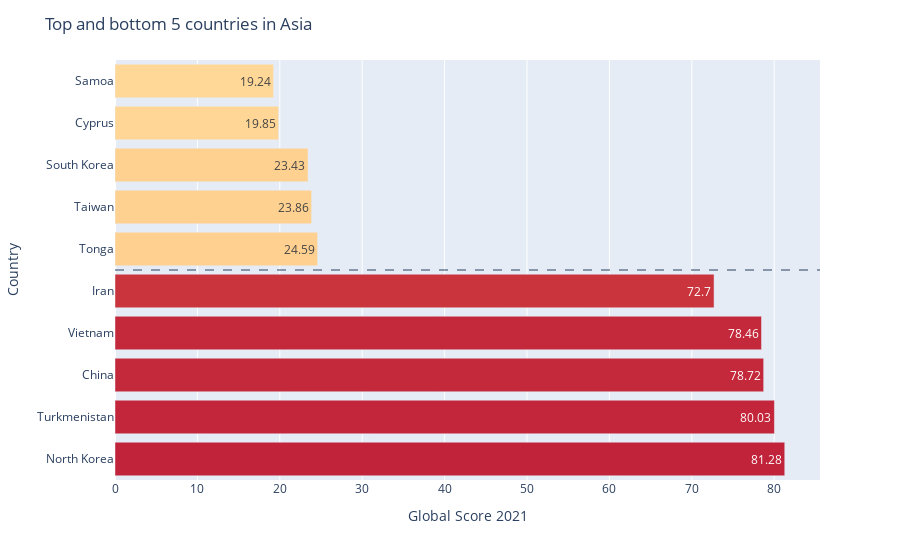

Here is the notebook cell this chart was saved with:
### Code cell
asia_df=combined.loc[combined['Continent_Name']=='Asia',:].sort_values(by='Global Score 2021',ascending=False)

asia_df=pd.concat([pd.DataFrame(asia_df.head(5)),pd.DataFrame(asia_df.tail(5))])
asia_df.loc[asia_df['Country Name']=='Korea, Democratic People\'s Republic of','Country Name']='North Korea'
asia_df.loc[asia_df['Country Name']=='Korea, Republic of','Country Name']='South Korea'

fig=px.bar(y=asia_df['Country Name'],
       x=asia_df['Global Score 2021'],
       orientation='h',
       text=asia_df['Global Score 2021'],
       color=asia_df['Global Score 2021'],
       color_continuous_scale=color_scale,
       range_color=[0,100])
fig.update_layout(
    title="Top and bottom 5 countries in Asia",
    xaxis_title="Global Score 2021",
    yaxis_title="Country",
    coloraxis_showscale=False
)
fig.add_hline(y=4.5, line_width=1, line_dash="dash")

### Figure 1 — Plotly figure (JSON) as saved in the notebook; plotly's stock layout.template omitted (floating-point values rounded to 4 significant figures)
{"data": [{"alignmentgroup": "True", "hovertemplate": "x=%{x}<br>y=%{y}<br>text=%{text}<br>color=%{marker.color}<extra></extra>", "legendgroup": "", "marker": {"color": [81.28, 80.03, 78.72, 78.46, 72.7, 24.59, 23.86, 23.43, 19.85, 19.24], "coloraxis": "coloraxis"}, "name": "", "offsetgroup": "", "orientation": "h", "showlegend": false, "text": [81.28, 80.03, 78.72, 78.46, 72.7, 24.59, 23.86, 23.43, 19.85, 19.24], "textposition": "auto", "type": "bar", "x": [81.28, 80.03, 78.72, 78.46, 72.7, 24.59, 23.86, 23.43, 19.85, 19.24], "xaxis": "x", "y": ["North Korea", "Turkmenistan", "China", "Vietnam", "Iran", "Tonga", "Taiwan", "South Korea", "Cyprus", "Samoa"], "yaxis": "y"}], "layout": {"barmode": "relative", "coloraxis": {"cmax": 100, "cmin": 0, "colorbar": {"title": {"text": "color"}}, "colorscale": [[0, "#fff0ad"], [0.3333, "#ffc485"], [0.6667, "#d13f3f"], [1, "#ad0034"]], "showscale": false}, "legend": {"tracegroupgap": 0}, "margin": {"t": 60}, "shapes": [{"line": {"dash": "dash", "width": 1}, "type": "line", "x0": 0, "x1": 1, "xref": "x domain", "y0": 4.5, "y1": 4.5, "yref": "y"}], "title": {"text": "Top and bottom 5 countries in Asia"}, "xaxis": {"anchor": "y", "domain": [0, 1], "title": {"text": "Global Score 2021"}}, "yaxis": {"anchor": "x", "domain": [0, 1], "title": {"text": "Country"}}}}
